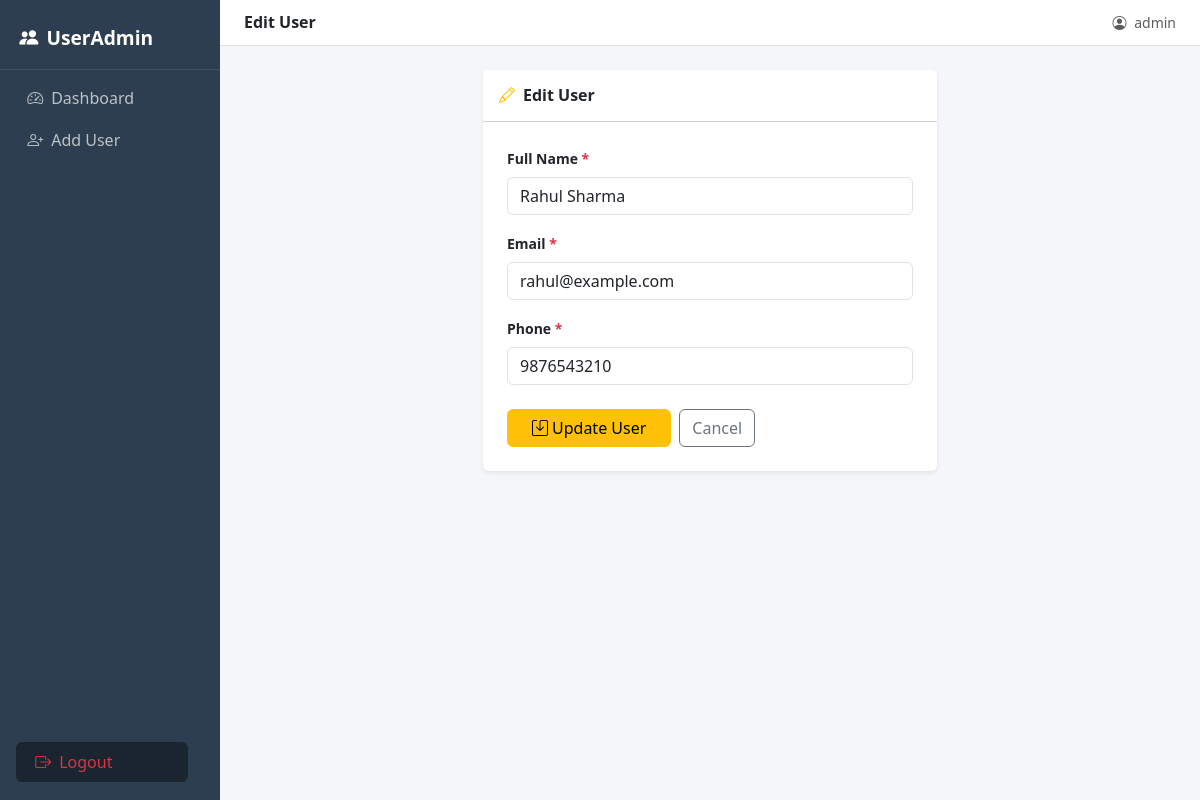
Page /index.php?action=edit&id=1 (signed in) on the committed database.
### tables this page shows
CREATE TABLE users (
    id         INT AUTO_INCREMENT PRIMARY KEY,
    name       VARCHAR(100) NOT NULL,
    email      VARCHAR(100) NOT NULL UNIQUE,
    phone      VARCHAR(15)  NOT NULL,
    created_at TIMESTAMP DEFAULT CURRENT_TIMESTAMP
);

### controllers/UserController.php (called while the page is built, shortened)
<?php
require_once __DIR__ . '/../models/User.php';
class UserController {
    private $user;
    public function __construct() {
        $this->user = new User();
    }
    public function edit() {
        $id   = (int)($_GET['id'] ?? 0);
        $user = $this->user->getById($id);
        require __DIR__ . '/../views/users/edit.php';
    }
}

### config/db.php (called while the page is built, shortened)
<?php
function getDB() {
    static $pdo = null;
    if ($pdo === null) {
        try {
            $pdo = new PDO(
                "mysql:host=" . DB_HOST . ";dbname=" . DB_NAME . ";charset=utf8",
                DB_USER,
                DB_PASS
            );
            $pdo->setAttribute(PDO::ATTR_ERRMODE, PDO::ERRMODE_EXCEPTION);
            $pdo->setAttribute(PDO::ATTR_DEFAULT_FETCH_MODE, PDO::FETCH_ASSOC);
        } catch (PDOException $e) {
            die("Database connection failed: " . $e->getMessage());
        }
    }
    return $pdo;
}

### models/User.php (called while the page is built, shortened)
<?php
require_once __DIR__ . '/../config/db.php';
class User {
    private $db;
    public function __construct() {
        $this->db = getDB();
    }
    public function getById($id) {
        $stmt = $this->db->prepare("SELECT * FROM users WHERE id = ?");
        $stmt->execute([$id]);
        return $stmt->fetch();
    }
}

### views/users/edit.php (the view, shortened to what this page needs)
<?php $pageTitle = 'Edit User'; require __DIR__ . '/../layout/header.php'; ?>
<div class="row justify-content-center">
    <div class="col-lg-6">
        <div class="card border-0 shadow-sm">
            <div class="card-header bg-white py-3">
                <h6 class="mb-0 fw-semibold">
                    <i class="bi bi-pencil me-2 text-warning"></i>Edit User
                </h6>
            </div>
            <div class="card-body p-4">
                <form method="POST" action="index.php?action=update">
                    <div class="mb-3">
                        <label class="form-label fw-semibold small">Full Name <span class="text-danger">*</span></label>
                        <input type="text" name="name" class="form-control" required
                               value="<?= htmlspecialchars($user['name']) ?>">
                    </div>
                    <div class="mb-3">
                        <label class="form-label fw-semibold small">Email <span class="text-danger">*</span></label>
                        <input type="email" name="email" class="form-control" required
                               value="<?= htmlspecialchars($user['email']) ?>">
                    </div>
                    <div class="mb-4">
                        <label class="form-label fw-semibold small">Phone <span class="text-danger">*</span></label>
                        <input type="text" name="phone" class="form-control" required maxlength="15"
                               value="<?= htmlspecialchars($user['phone']) ?>">
                    </div>
                    <div class="d-flex gap-2">
                        <button type="submit" class="btn btn-warning px-4">
                            <i class="bi bi-save me-1"></i>Update User
                        </button>
                        <a href="index.php" class="btn btn-outline-secondary">Cancel</a>
                    </div>
                </form>
            </div>
        </div>
    </div>
</div>
<?php require __DIR__ . '/../layout/footer.php'; ?>

### views/layout/header.php (style rules this page uses)
body { background: #f5f6fa; }

### rows in the picture
users: name "Rahul Sharma", email "rahul@example.com", phone "9876543210"

### other values in the picture
$pageTitle "Edit User"
$_SESSION['admin_username'] "admin"
